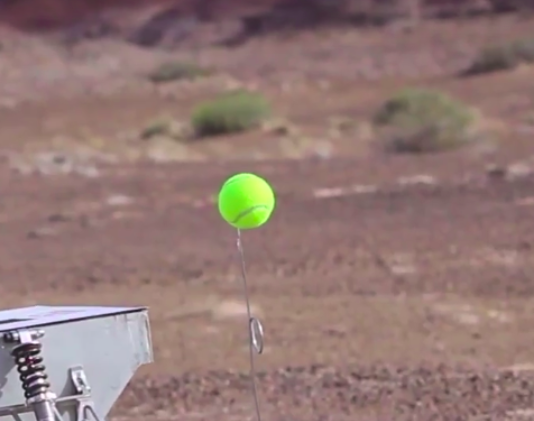
#> input picture ball.png, 534 x 421 px
$ python ball_detection_gmm.py   (older library calls are emulated)
#> lines starting #> are read from the running program, lines starting #| are printed output that depends on the picture; after the words box and inside, x2 and y2 are one past the last pixel; in counts of white or black regions, pixels touching at a corner belong together; long printed decimals are rounded
import numpy as np
from scipy import ndimage
import matplotlib.pyplot as plt
from sklearn.mixture import GaussianMixture
import cv2


img=cv2.imread("ball.png")
#> img is the input picture: shape (421, 534, 3); mean B, G, R 116.3, 120.4, 145.9
img_gray = cv2.cvtColor(img, cv2.COLOR_RGB2GRAY)
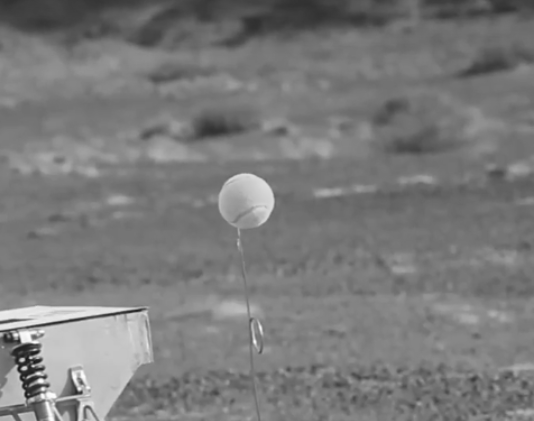
#> img_gray: shape (421, 534); min 23, max 254, mean 122.1

img=img.astype(np.uint8)

# Penalize the red and blue channel to reduce the noise created in the thresholded image by white colour
mod_img=(3*img[:,:,1]-2*img[:,:,0]-2*img[:,:,2]+4*255)/7
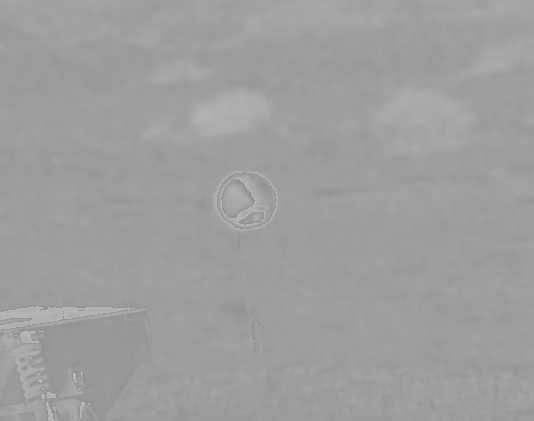
#> mod_img: shape (421, 534) float64; min 145.7, max 182.1, mean 158.6
hist, bin_edges = np.histogram(mod_img, bins=60)
#> hist = 60 values, max 29792 at index 20, min 129 at index 1, mean 3746.9; bin_edges = 61 values from 145.7 to 182.1
bin_centers = 0.5*(bin_edges[:-1] + bin_edges[1:])
#> bin_centers = 60 values from 146 to 181.8

# Gaussian Mixture Model provided by sklearn module
classif = GaussianMixture(n_components=2)
classif.fit(mod_img.reshape((mod_img.size, 1)))
sorted_classif = sorted(classif.means_) # sort the means of the gaussian obtained by applying GMM on the image

result=img_gray.copy() # equal to operator allots reference of the image so use the copy() function to get the shape of the ouput image
for i in range(img.shape[0]):
	for j in range(img.shape[1]):
# If the penalized image colour is ablove the threshold, assign it black colour. Else assign it white colour
		if (((3*img[i][j][1]-2*img[i][j][0]-2*img[i][j][2]+4*255)/7)< sorted_classif[1][0]):
			result[i][j]=0
		else:
			result[i][j]=255
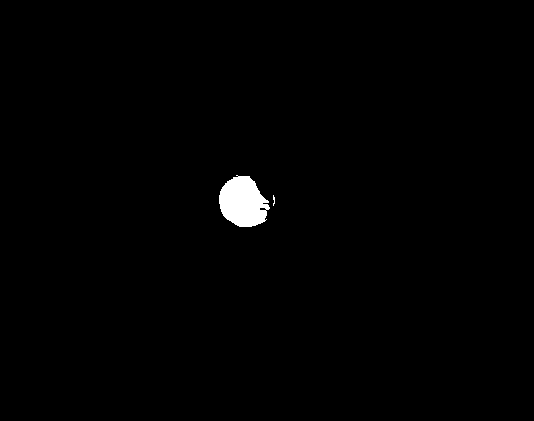
#> result: shape (421, 534); 0.85% white; 2 white regions (1 under 20 px), largest, box (x1, y1, x2, y2) and area: (219, 175, 270, 227) 1900

# Function for edge detection and contour detecition in an image
# returns a list of detected circular contours and their areas in that image
def edge_contour(image):
	area_list=[] #To store the areas of the circular contours
	contour_list=[] # To store the image coordinates of the contours
	edge_detected_image = cv2.Canny(image, 75, 200) # Canny edge detection on the image- Procsssing the image before contour detection
#> edge_detected_image: shape (421, 534); 0.09% white in thin lines or dots, all inside (x1, y1, x2, y2) = (218, 174, 276, 227)
	_, contours, _= cv2.findContours(edge_detected_image, cv2.RETR_TREE, cv2.CHAIN_APPROX_SIMPLE) # Finding contours in the image
#> contours = 5 contours, 3 with area under 20; largest, box (x1, y1, x2, y2) and area: (218, 174, 270, 227) 1914, (218, 174, 270, 227) 1894
	# Now checking for circular contours in the contours detected by the above function
	for contour in contours:
		approx = cv2.approxPolyDP(contour,0.01*cv2.arcLength(contour,True),True) #approxPolyDP calculates the percentage of arcLength or perimeter of the contour
# Approximates the contour with that information. The higher the percentage, the lower the number of vertices
		area = cv2.contourArea(contour)
		if ( (len(approx) > 8) & (area > 30) ): # Only consider significant circular contours - len(approx) is approximate number of vertices
			contour_list.append(contour)
			area_list.append(area)
#> this loop made 5 passes
#> area on passes 4 to 5: 1914, 1893.5
#> after the loop, area_list = [1914, 1893.5]; contour_list = 2 contours; box (x1, y1, x2, y2) and area: (218, 174, 270, 227) 1914, (218, 174, 270, 227) 1894
	return area_list, contour_list

area_result, contour_result = edge_contour(result) # Evaluate area and contours of circles in resultant image
#> area_result = [1914, 1893.5]; contour_result has the same summary as contour_list in edge_contour
index = np.argmax(area_result) #index of the largest contour
#> index = 0
# Centre of the circlular contour
x_c = np.mean(contour_result[index][:,0,0])
#> x_c = 243.3
y_c = np.mean(contour_result[index][:,0,1])
#> y_c = 204.8
# Maximum x and y coordinates of the circular contours. Required to extract the part of the original image that contains tennis ball
x_max = np.max(contour_result[1][:,0,0])
#> x_max = 269
y_max = np.max(contour_result[1][:,0,1])
#> y_max = 226
# Span of the extracted image that is expected to contain the ball in the original image
x_range = 7*(x_max-x_c)
#> x_range = 180.2
y_range = 7*(y_max-y_c)
#> y_range = 148.4

# Make sure the span of the does not become negative or exceeds the width of the original image
x_min = int(max(0, x_c - x_range))
#> x_min = 63
x_max = int(min(x_c + x_range, img.shape[0]))
#> x_max = 421
y_min = int(max(0, y_c - y_range))
#> y_min = 56
y_max = int(min(y_c+y_range, img.shape[1]))
#> y_max = 353

img_extracted = img[ x_min:x_max, y_min:y_max, :] #Extracted portion of the original image expected to contain the tennis ball

bilateral_filtered_img = cv2.bilateralFilter(img_extracted, 5, 175, 175) # Processing the RGB extracted image before edge and contour detection
area_ext, contour_ext = edge_contour(bilateral_filtered_img) # Performing this process on the extracted image rather than the complete original image is more efficient
#> in edge_contour (call 2), `edge_detected_image = cv2.Canny(image, 75, 200)`:
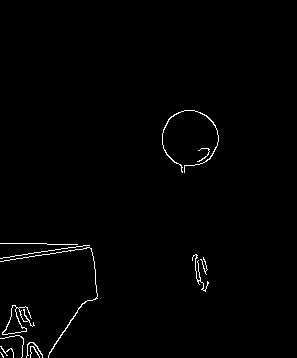
#> edge_detected_image: shape (358, 297); 1.1% white in thin lines or dots, all inside (x1, y1, x2, y2) = (0, 110, 219, 358)
#> in edge_contour (call 2), `_, contours, _= cv2.findContours(edge_detected_image, cv2.RETR_TREE, c..`: contours = 14 contours, 10 with area under 20; largest, box (x1, y1, x2, y2) and area: (2, 305, 35, 335) 298, (2, 305, 27, 335) 270, (162, 110, 219, 173) 50, (0, 247, 98, 358) 39
#> the loop in edge_contour (call 2), `for contour in contours:` made 14 passes
#> area on passes 6, 7, 10, 14: 297.5, 270.5, 39, 50
#> after the loop in edge_contour (call 2), `for contour in contours:`: area_list = [297.5, 270.5, 50]; contour_list = 3 contours; box (x1, y1, x2, y2) and area: (2, 305, 35, 335) 298, (2, 305, 27, 335) 270, (162, 110, 219, 173) 50
#> area_ext = [297.5, 270.5, 50]; contour_ext has the same summary as contour_list in edge_contour

# If the area of the largest circular contour in resultant image from GMM is within 70 percent of the area of the largest circular contour in the extracted image,
# Then we classify the image as containing the ball
if (max(area_result)/max(area_ext) >= 0.7):
	print("Ball Detected around x =", x_c, "and y =", y_c, "of the image coordinates")
#| Ball Detected around x = 243.257 and y = 204.797 of the image coordinates
	print("Contour Area ratio = ", max(area_result)/max(area_ext) )
#| Contour Area ratio =  6.434
else:
	print("Ball Not Detected")

# Visualize the contours detected

cv2.drawContours(result, contour_result,  -1, (255,0,0), 2)
#> result: shape (421, 534); 0.99% white; 2 white regions (1 under 20 px), largest, box (x1, y1, x2, y2) and area: (217, 173, 271, 228) 2211
cv2.drawContours(img, contour_ext,  -1, (255,0,0), 2)
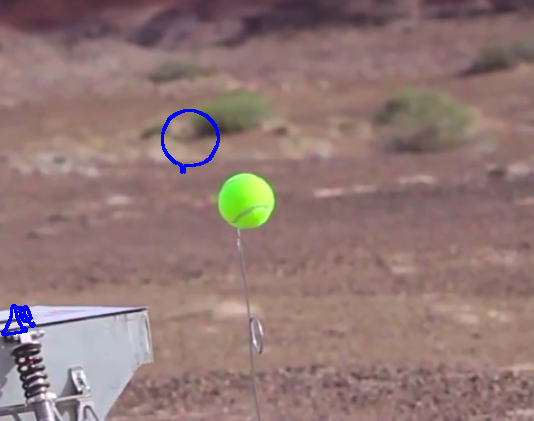
#> img: shape (421, 534, 3); 0.54% of pixels changed, all inside (x1, y1, x2, y2) = (1, 109, 220, 336)
cv2.drawContours(img_extracted, contour_ext,  -1, (255,0,0), 2)
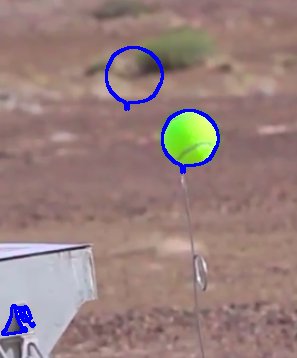
#> img_extracted: shape (358, 297, 3); mean B, G, R 124.7, 127.6, 151.3


plt.figure(figsize=(11,4))

plt.subplot(131)
plt.imshow(img)
plt.axis('off')
plt.subplot(132)
plt.imshow(img_extracted)
plt.axis('off')
plt.subplot(133)
plt.imshow(result, cmap=plt.cm.gray, interpolation='nearest')
plt.axis('off')

plt.subplots_adjust(wspace=0.02, hspace=0.3, top=1, bottom=0.1, left=0, right=1)
plt.show()
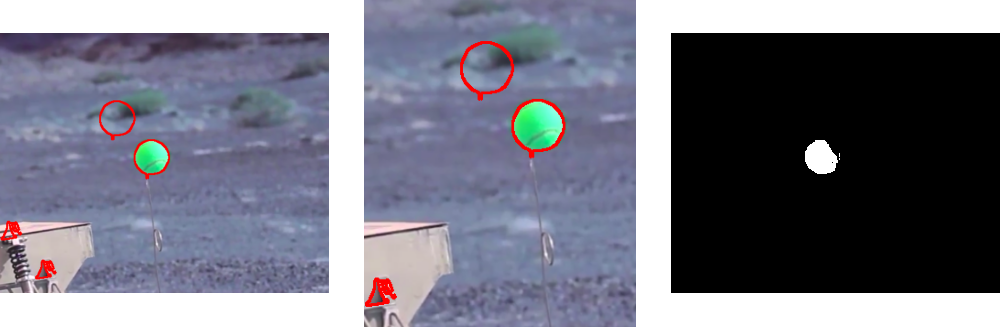
#> figure drawn by matplotlib, 3 panels; B, G, R data is drawn as R, G, B
